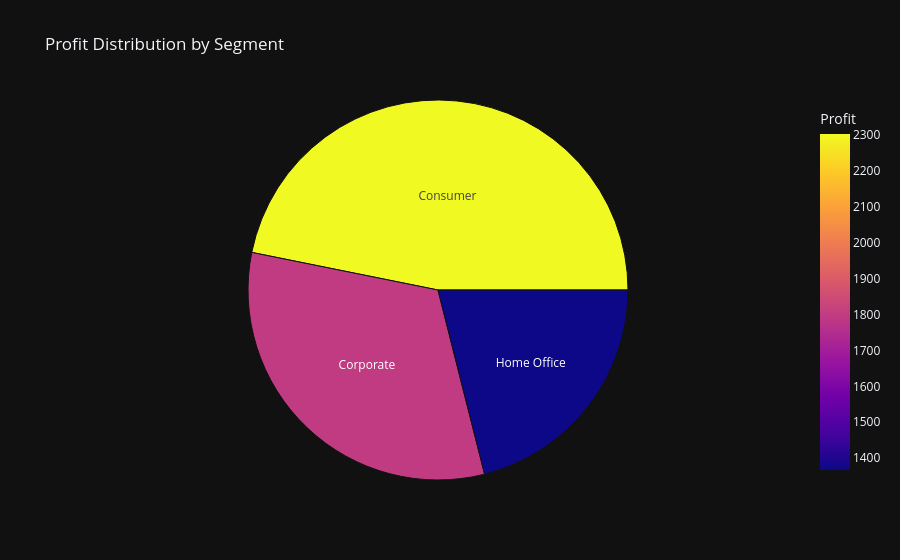

The code cell stored with this chart in its notebook:
### Code cell
fig= px.sunburst(toolkit,path=["Segment"],values="Profit",color="Profit",template="plotly_dark",title="Profit Distribution by Segment")
fig.show()

### Figure 1 — Plotly figure (JSON) as saved in the notebook; plotly's stock layout.template omitted (floating-point values rounded to 4 significant figures)
{"data": [{"branchvalues": "total", "customdata": [[2303.0], [1797.0], [1367.0]], "domain": {"x": [0, 1], "y": [0, 1]}, "hovertemplate": "labels=%{label}<br>Profit_sum=%{value}<br>parent=%{parent}<br>id=%{id}<br>Profit=%{color}<extra></extra>", "ids": ["Consumer", "Corporate", "Home Office"], "labels": ["Consumer", "Corporate", "Home Office"], "marker": {"coloraxis": "coloraxis", "colors": [2303.0, 1797.0, 1367.0]}, "name": "", "parents": ["", "", ""], "type": "sunburst", "values": [134100.0, 91980.0, 60300.0]}], "layout": {"coloraxis": {"colorbar": {"title": {"text": "Profit"}}, "colorscale": [[0, "#0d0887"], [0.1111, "#46039f"], [0.2222, "#7201a8"], [0.3333, "#9c179e"], [0.4444, "#bd3786"], [0.5556, "#d8576b"], [0.6667, "#ed7953"], [0.7778, "#fb9f3a"], [0.8889, "#fdca26"], [1, "#f0f921"]]}, "legend": {"tracegroupgap": 0}, "title": {"text": "Profit Distribution by Segment"}}}
